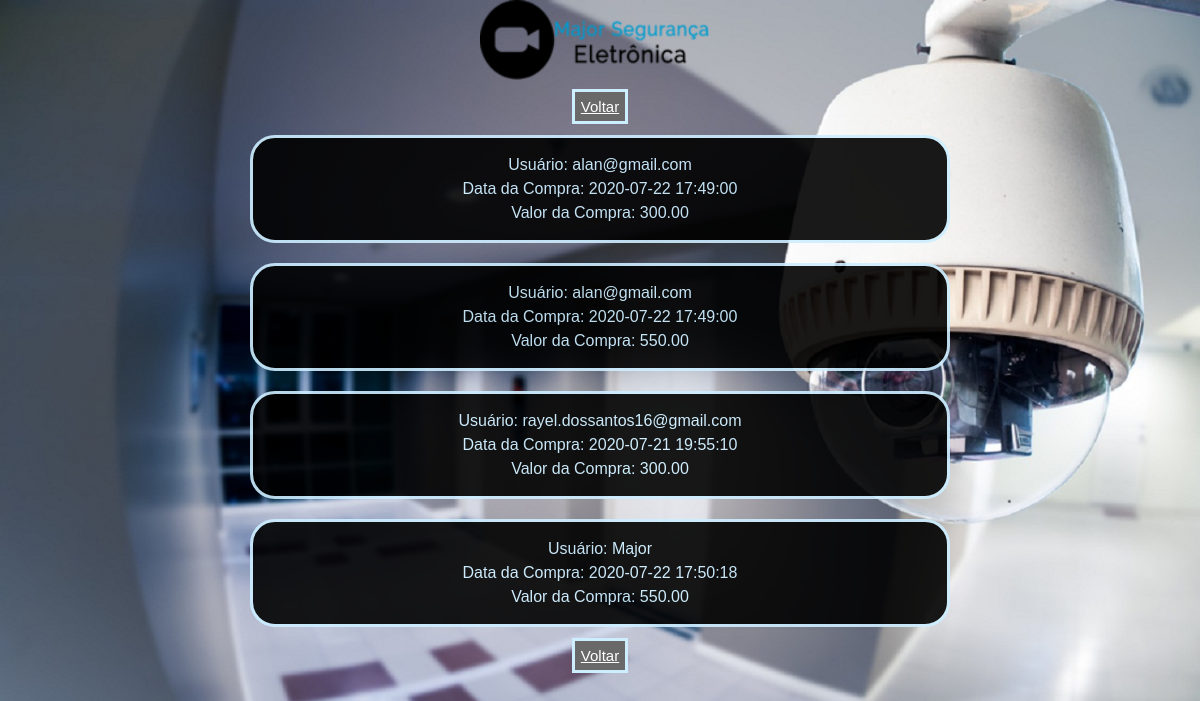
Page /sist.web/vs_vendas.php on the committed database.
### tables this page shows
CREATE TABLE IF NOT EXISTS `pedido_venda` (
  `id_ped_venda` int(11) NOT NULL AUTO_INCREMENT,
  `data_ped_venda` datetime NOT NULL,
  `valor_ped_venda` decimal(7,2) NOT NULL,
  `id_pgto` int(11) NOT NULL,
  `id_login` int(11) NOT NULL,
  PRIMARY KEY (`id_ped_venda`),
  KEY `id_pgto` (`id_pgto`),
  KEY `id_login` (`id_login`)
);

### sist.web/vs_vendas.php (the view, shortened to what this page needs)
<html lang="pt-br">
    <head>
    <link rel="stylesheet" type="text/css" href="estilo.css">
    </head>
    <body>
        <div id="menu">
            <center><div <a href="index.html"><img src="imagens/logoex.png" width="240" height="80"></a></div><br>
            <a id="pag" href="home.html">Voltar</a></center>
        </div>
    </body>
</html>
<?php
echo '<link rel="stylesheet" type="text/css" href="estilophp.css">';
echo '<body>';
include "conexao.php";
    try
    {
        $Comando=$conexao->prepare("select * from login inner join pedido_venda on login.id_login = pedido_venda.id_login");
        $Comando->execute();
            while ($linha=$Comando->fetch(PDO::FETCH_OBJ))
            {
                echo '<center>';
                echo '<div id=bloco>';
                echo 'Usuário: '.$linha->email.'<br>';
                echo 'Data da Compra: '.$linha->data_ped_venda.'<br>';
                echo 'Valor da Compra: '.$linha->valor_ped_venda.'<br>';
                echo '</div>';
                echo '</center>';
            }
    }
    catch (PDOException $erro)
    {
        echo "Erro:".$erro->getMessage();
    }
?>
<html>
            <center><a id="pag" href="home.html">Voltar</a></center>
            <br>
</html>

### sist.web/estilo.css (style rules this page uses)
* { margin: 0; padding: 0; }
body { font-size: 1em; font-family: "Trebuche MV", Helvetica, sans-serif; background-image: url(imagens/back.jpeg); background-repeat: no-repeat; background-size: 100% 100%; background-attachment: fixed; }
#pag { background-color:#696969; color: white; font-size: 15; padding: 6px; border-style: solid; border-color:#cceeff; width: 100px; height: 20px; }

### sist.web/estilophp.css (style rules this page uses)
* { margin: 0; padding: 0; }
body { font-size: 1rem; font-family: "Trebuche MV", Helvetica, sans-serif; background-image: url(imagens/back.jpeg); background-repeat: no-repeat; background-size: 100% 100%; background-attachment: fixed; }
#bloco { background-color: rgb(0, 0, 0); display: block; font-size:1rem; font-weight: 400; line-height: 1.5; color: #cceeff; padding: 15px 12px 15px 12px; text-align: center; opacity: .90; margin-top: 20px; margin-left: 250px; margin-right: 250px; margin-bottom: 20px; border-style: solid; border-color: #cceeff; border-radius: 25px; }

### rows in the picture
pedido_venda: id_login.email "alan@gmail.com", data_ped_venda "2020-07-22 17:49:00", valor_ped_venda "300.00"
pedido_venda: id_login.email "alan@gmail.com", data_ped_venda "2020-07-22 17:49:00", valor_ped_venda "550.00"
pedido_venda: id_login.email "rayel.dossantos16@gmail.com", data_ped_venda "2020-07-21 19:55:10", valor_ped_venda "300.00"
pedido_venda: id_login.email "Major", data_ped_venda "2020-07-22 17:50:18", valor_ped_venda "550.00"
